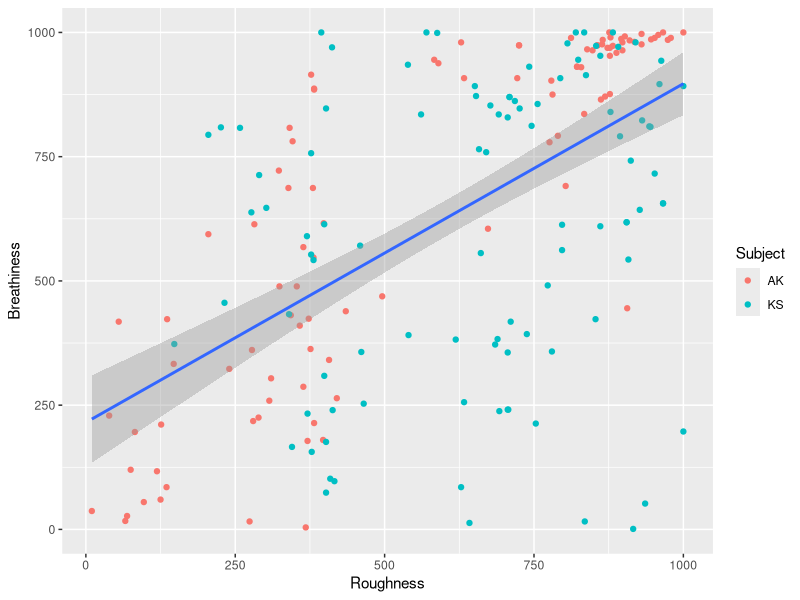
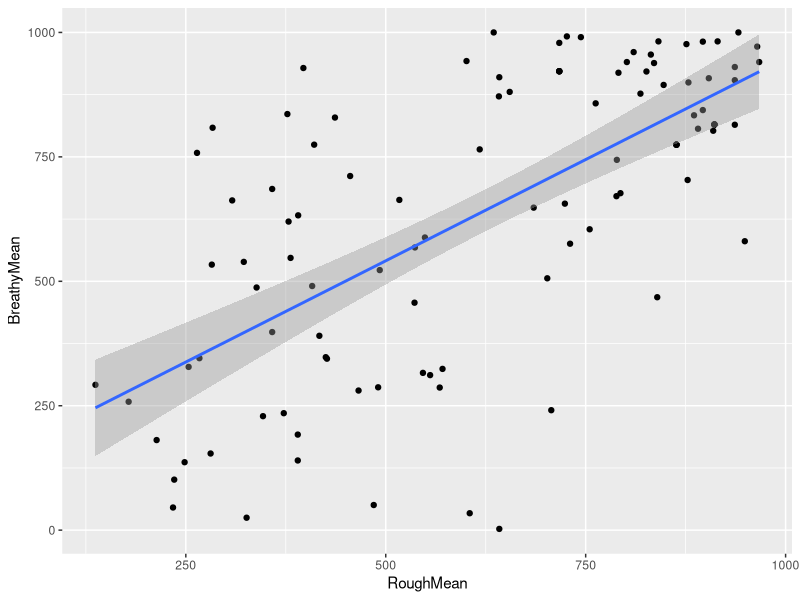
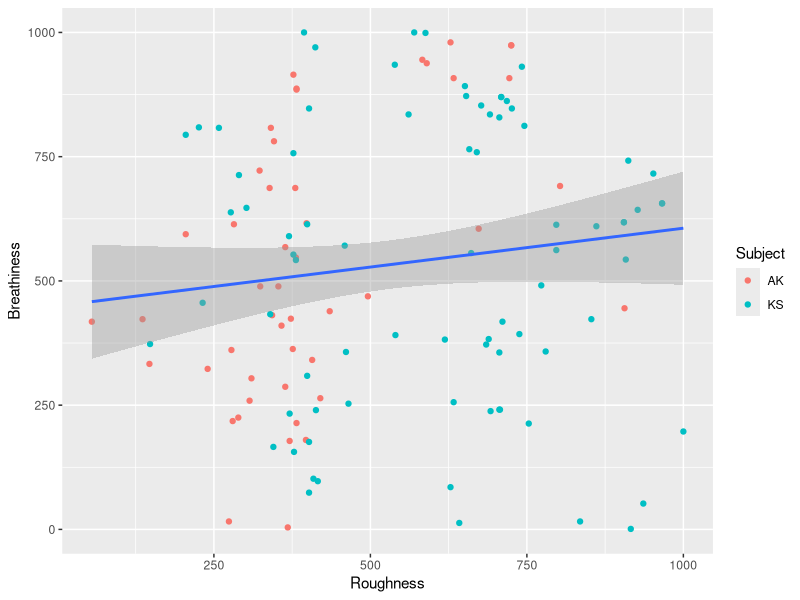

Here is the R script that generated these plots, in order: (Note: this script raises an error after producing the figures.)
## ---- chunk 1
merged <- read.csv("merged.csv")
#scatter plot
library(ggplot2)
ggplot(data = merged, aes(x = Roughness, y = Breathiness)) + 
  geom_point(aes(color = Subject)) +
  geom_smooth(method = "lm")
## ---- chunk 2
library(dplyr)
#plotting and fitting regression line
av_AVQI_B <- read.csv("av_AVQI_B.csv")
av_AVQI_R <- read.csv("av_AVQI_R.csv")
av_AVQI_BR <-left_join(av_AVQI_B,av_AVQI_R, by = "dummy")
ggplot(data = av_AVQI_BR, aes(x = RoughMean, y = BreathyMean)) + 
  geom_point() +
  geom_smooth(method = "lm")
## ---- chunk 3
#excluding the upper-right-most and lower-left-most squares, unaveraged
merged <- read.csv("merged.csv")
merged2 <- merged %>% 
  filter(!(Roughness > 750 & Breathiness > 750) & !(Roughness < 250 & Breathiness <250))

#new scatter plot
ggplot(data = merged2, aes(x = Roughness, y = Breathiness)) +
         geom_point(aes(color = Subject)) +
         geom_smooth(method = "lm")
## ---- chunk 4
library(dplyr)
#reading in listening test results
listener1 <- read.csv("Results_AK.csv", header = TRUE, sep = ";")
listener2 <- read.csv("Results_KS.csv", header = TRUE, sep = ";")
#renaming the two answers, removing column "Num"
SLP1 <- listener1 %>%
  rename(Roughness = Answer1, Breathiness = Answer2)%>%
  dplyr::select(-Num)

SLP2 <- listener2 %>%
  rename(Roughness = Answer1, Breathiness = Answer2)%>%
  dplyr::select(-Num)

#join the two listening results tables by matching both Speaker and T
SLP <-rbind(SLP1,SLP2) %>% 
  dplyr::select(-Z, -A) %>% #filterting out the extreme corners
  filter(!(Roughness > 750 & Breathiness > 750) & !(Roughness < 250 & Breathiness <250))

SLP$dummy <- paste(SLP$Speaker, "-", SLP$T)

glimpse(SLP)
## ---- chunk 5
library(dplyr)
AVQI <- read.csv("AVQI_results_new.csv")
#create a dummy column as an identifier for each "Speaker-T" entry
AVQI$dummy <- paste(AVQI$Speaker, "-", AVQI$T)

SLP_RB <- SLP %>% 
  dplyr::select(Roughness, Breathiness, dummy) #no need to select T and Speaker since they are combined as the identifier column "dummy", and not need to select "Subject" if we want to treat them as separate entries

#merging ("left-join" only appends AVQI entries that has SLP rating correspondents)
library(dplyr)
AVQI_R <-left_join(SLP_RB,AVQI, by = "dummy")%>%
  dplyr::select(-Breathiness, -Speaker, -T, -AVQI, -Version, -dummy) #AVQI version is not relavant here

AVQI_B <-left_join(SLP_RB,AVQI, by = "dummy")%>%
  dplyr::select(-Roughness, -Speaker, -T, -AVQI, -Version, -dummy)

#converting jitter into a numeric variable
AVQI_R$Jitter <- as.numeric(levels(AVQI_R$Jitter))[AVQI_R$Jitter]

AVQI_B$Jitter <- as.numeric(levels(AVQI_B$Jitter))[AVQI_B$Jitter]


#removing rows with NA values
selectedR <- AVQI_R[complete.cases(AVQI_R), ]
selectedB <- AVQI_B[complete.cases(AVQI_B), ]
## ---- chunk 6
library(tidyverse)
library(caret)
library(leaps)
library(MASS)

min.model <- lm(Roughness ~., data = selectedR, na.action = "na.omit")
step.model<- stepAIC(min.model, direction = "both", 
                      trace = FALSE)
summary(step.model)
## ---- chunk 7
models <- regsubsets(Roughness~., data = selectedR, nvmax = 7,
                     method = "seqrep") #7 because 7 variables in total

# Set seed for reproducibility
set.seed(1802)
# Set up repeated k-fold cross-validation
train.control <- trainControl(method = "cv", number = 10)
# Train the model
step.model <- train(Roughness ~., data = selectedR,
                    method = "leapBackward", 
                    tuneGrid = data.frame(nvmax = 1:7),
                    trControl = train.control
                    )
step.model$results
#lowest RMSE occurs when there is 1 predictor:
step.model$bestTune
summary(step.model$finalModel)
## ---- chunk 8
#coefficients of the best model
coef(step.model$finalModel, 1)
## ---- chunk 9
min.model <- lm(Breathiness ~., data = selectedB, na.action = "na.omit")
step.model<- stepAIC(min.model, direction = "both", 
                      trace = FALSE)
summary(step.model)
## ---- chunk 10
models <- regsubsets(Breathiness~., data = selectedB, nvmax = 7,
                     method = "seqrep") #7 because there are 7 variables in total

# Set seed for reproducibility
set.seed(1803)
# Set up repeated k-fold cross-validation
train.control <- trainControl(method = "cv", number = 10)
# Train the model
step.model <- train(Breathiness ~., data = selectedB,
                    method = "leapBackward", 
                    tuneGrid = data.frame(nvmax = 1:7),
                    trControl = train.control
                    )
step.model$results
step.model$bestTune
summary(step.model$finalModel)
## ---- chunk 11
#coefficients of the best model
coef(step.model$finalModel, 2)
## ---- chunk 12
#remember to remove roughness here
pca_rough <- prcomp(selectedR[2:8], scale = TRUE) #removing the second column i.e. Breathiness and scale the variables (e.g. roughness is on a wider scale than all the rest of the measurements)
pca_rough
